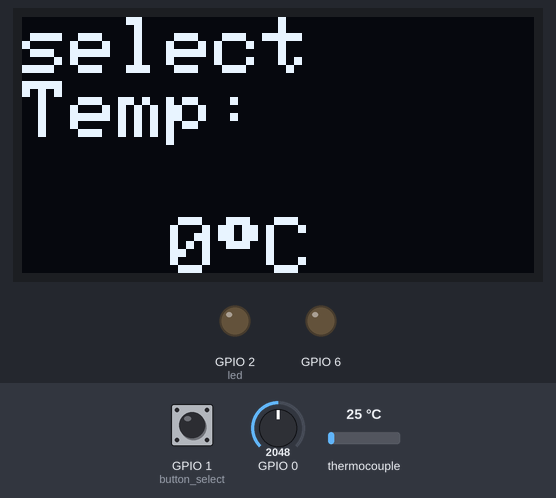
Bench run of a sketch on a simulated ESP32-S3. Parts: 128×64 one-colour display, output pins drawn as LEDs (lit = HIGH). The inputs (shaded band) are chosen by the test bench; at power-on: GPIO 1 (button_select) HIGH, GPIO 0 = 2048, thermocouple 25 °C.

Above: at 2.0 s.
2.1 s: GPIO 1 (button_select) pulled LOW for 0.15 s
At 3.5 s:
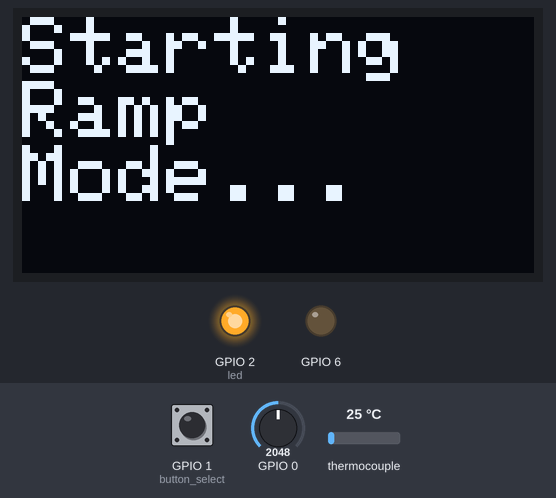
At 4.7 s:
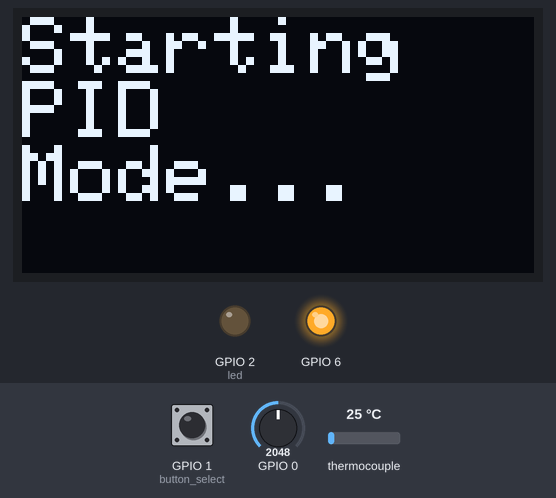
Timing chart, 0 to 28.1 s (numbered marks = the images above; inputs shaded):
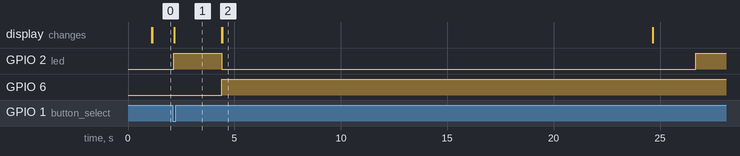

Measured:
- after the input at 2.1 s, GPIO 2 (led): LOW → HIGH after 0.05 s, → LOW 2.3 s later, → HIGH 22.3 s later; GPIO 6: LOW → HIGH after 2.3 s; the display: changes after 0.08 s (image 1)

The sketch:

PID_Aram_Rev1.ino
```cpp
// Librarys
#include <Arduino.h>
#include <FunctionalInterrupt.h>
#include <Wire.h>
#include <Adafruit_GFX.h>
#include <Adafruit_SSD1306.h>
#include "max6675.h"

// Global constants
#define mean_times      2000                  // Number of values used to calculate the mean
#define time_pressed    1000                  // Time to keed button press to cancel
#define pot_read        0                     // Analog pin for the potentiometer
#define led             2                     // Led pin
#define button_select   1                     // Selection button pin
#define deb_delay       50                    // Debounce time (ms)
#define thermo_SO       5                     // MAX6675 SO pin
#define thermo_CS       3                     // MAX6675 CS pin
#define thermo_SCK      4                     // MAX6675 SCK pin
#define resistor        6                     // Resistor relay pin
#define pwm_res         8                     // PWM resolution (bits) 2^8 = 256
#define pwm_freq        30                    // PWM frequency (Hz)
#define pwm_channel     0                     // PWM channel
#define refresh_rate    200                   // Program refresh rate (ms)
#define kp              2.5                   // Proporcional error constant
#define ki              0.06                  // Integration error constant
#define kd              0.8                   // Differentiation error constant
#define tau             0.02                  // Low pass filter constant
#define pid_i_lim_max   5                     // Maximum limit of the integrator
#define pid_i_lim_min   -5                    // Minimum limit of the integrator
#define pid_lim_max     18                    // Maximum limit of PID calculation
#define pid_lim_min     0                     // Minimum limit of PID calculation
#define SCREEN_WIDTH    128                   // OLED display width, in pixels
#define SCREEN_HEIGHT   64                    // OLED display height, in pixels
#define OLED_RESET      0                     // Reset pin # (or -1 if sharing Arduino reset pin)
#define SCREEN_ADDRESS  0x3C                  //< See datasheet for Address; 0x3D for 128x64, 0x3C for 128x32

// Global variables
float temp_select_cal = 0;                    // Temperature (Celsius) for calculations selected by user
float temp_cal = 0;                           // Temperature (Celsius) for calculations provided by sensor
float last_temp_cal = 0;                      // Last Temperature (Celsius) provided by sensor
float pid_error = 0;                          // PID error
float last_pid_error = 0;                     // Last PID error
float pid_p = 0;                              // Proporcional error
float pid_i = 0;                              // Integration error
float pid_d = 0;                              // Differentiation error
float pid_out = 0;                            // Sum of PID error parts
int temp_select_display = 0;                  // Temperature (Celsius) for display selected by user
int temp_display = 0;                         // Temperature (Celsius) for display provided by sensor
int select_mode = 0;                          // Mode selection
int led_count = 0;                            // Led counter blink
bool led_state = LOW;                         // Led state
volatile bool button_select_state = HIGH;     // selection button state
volatile unsigned long count_time = 0;        // Inicial time counter
volatile unsigned long count_time_delta = 0;  // Delta time counter

// Functions declaration
float set_temp(int analog_port);
bool button_select_press(int button, bool button_state);
void temp_select_mode(void);
void ramp_mode(void);
void pid_mode(void);
void ARDUINO_ISR_ATTR debounce_select();

// External devices initialization
MAX6675 thermocouple(thermo_SCK, thermo_CS, thermo_SO);
Adafruit_SSD1306 display(SCREEN_WIDTH, SCREEN_HEIGHT, &Wire, OLED_RESET);

// Setup routine
void setup() {

  // Initialize serial communication at 115200 bits per second
  //Serial.begin(115200);

  // initialize oled display
  display.begin(SSD1306_SWITCHCAPVCC, SCREEN_ADDRESS);
  delay(100);
  display.clearDisplay();
  display.setTextSize(2);
  display.setTextColor(WHITE,BLACK);
  display.display();
  delay(100);

  // Start interruption on button_select
  attachInterrupt(button_select, debounce_select, FALLING);

  // Set pin, frequency, bit resolution and channel for the PWM
  ledcAttachChannel(resistor, pwm_freq, pwm_res, pwm_channel);

  // Initialize led as an OUTPUT and LOW
  pinMode(led, OUTPUT);
  digitalWrite(led, led_state);

  //  Initialize selection button as an input and enable the internal pull-up resistor
  pinMode(button_select, INPUT_PULLUP);

  // Wait for all devices stabilize
  delay(refresh_rate * 3);

} // End of setup routine

// Loop routine
void loop(){

  switch (select_mode){

    case 0:

      temp_select_mode();
      break;

    case 1:

      ramp_mode();
      break;

    case 3:

      pid_mode();
      break;

  }

} // End of loop routine

// Interruption select button routine
void ARDUINO_ISR_ATTR debounce_select(){

  count_time = millis();

  while(count_time_delta < deb_delay){

    count_time_delta = millis();
    count_time_delta -= count_time;

  }

  button_select_state = digitalRead(button_select);

} // End interruption

// #1 - Temperature selection
float set_temp(int analog_port){

  float temp;
  int i;

  while(i <= mean_times){

    // Read the input on analog pin A0:
    int sensorValue = analogRead(analog_port);
    // Convert the analog reading (which goes from 0 - 4095) to a voltage (0 - 3.3V):
    float voltage = sensorValue * (3.3 / 4095);
    // Map the voltage across the temperature range using the following formula:
    // output = (input_value - input_min) * (output_max - output_min) / (input_max - input_min) + output_min
    float value_c = (voltage - 0) * (0 - 100) / (3.3 - 0) + 100;
    // Sum for mean calculation
    temp = temp + value_c;

    i++;

  }
  // Return the mean calculation
  return temp / mean_times;

} // End of function #1

// #2 - Check selection button state
bool button_select_press(int button, bool button_state){

  count_time = 0;
  count_time_delta = 0;

  if(button_state == LOW){

    button_state = LOW;

    count_time = millis();

    while(button_state == LOW){

      button_state = digitalRead(button);
      count_time_delta = millis();
      count_time_delta -= count_time;

    }

    count_time = 0;

    button_state = digitalRead(button);

  }

  return button_state;

} // End of function #2

// #3 - Temperature selection mode
void temp_select_mode(void){

  count_time_delta = 0;

  // Read the state of the selection button with debounce
  button_select_state = button_select_press(button_select, button_select_state);

  // Set temperature from the potentiometer + correction
  temp_select_cal = set_temp(pot_read) + 0.6;

  // Temperature limits
  if (temp_select_cal > 100){

      temp_select_cal = 100;

  }
  else if (temp_select_cal <= 0.61){

    temp_select_cal -= 0.6;

  }

  temp_select_display = round(temp_select_cal);

  //Clear dislpay and print text
  display.clearDisplay();
  display.setCursor(0,0);
  display.println("select");
  display.println("Temp:");
  display.setCursor(37,50);
  display.print(temp_select_display);
  display.print((char)247);
  display.print("C");

  // Display the image
  display.display();

  // Check if selection button has been pressed and switch to PID mode
  if(!button_select_state){

    // Turn on led and resistor
    digitalWrite(led, !led_state);
    ledcWrite(resistor, 0);
    led_count = 0;

    // Change mode and force button to HIGH to prevent error
    select_mode = 1;
    button_select_state = HIGH;
    count_time_delta = 0;

    //Clear dislpay and print text
    display.clearDisplay();
    display.setCursor(0,0);
    display.println("Starting");
    display.println("Ramp");
    display.println("Mode...");

    // Display the image
    display.display();

    delay(refresh_rate * 10);

  }

} // End of function #3

// #4 - Ramp up mode
void ramp_mode(void){

  count_time_delta = 0;

  // Read the state of the selection button with debounce
  button_select_state = button_select_press(button_select, button_select_state);

  delay(refresh_rate);

  // Start interruption on button_select
  //attachInterrupt(button_select, isr, FALLING);

  // Get temperature from sensor
  temp_cal = thermocouple.readCelsius();
  temp_display = round(temp_cal);

  //Clear dislpay and print text
  display.clearDisplay();
  display.setCursor(0,0);
  display.println("Ramp Mode");
  display.print("S: ");
  display.print(temp_select_display);
  display.print((char)247);
  display.println("C");
  display.println();
  display.print("C: ");
  display.print(temp_display);
  display.print((char)247);
  display.print("C");

  // Display the image
  display.display();

  // Check if the target temperature has been reached and switch to PID mode.
  if(temp_cal > (temp_select_cal - 4)){

    // Turn off led and resistor
    digitalWrite(led, led_state);
    ledcWrite(resistor, 255);
    led_count = 0;

    // Change mode and force button to HIGH to prevent error
    select_mode = 3;
    button_select_state = HIGH;
    count_time_delta = 0;

    //Clear dislpay and print text
    display.clearDisplay();
    display.setCursor(0,0);
    display.println("Starting");
    display.println("PID");
    display.print("Mode...");

    // Display the image
    display.display();

    delay(refresh_rate * 100);

  }

  // Cancel ramp up mode and back to temperature selection mode
  if(count_time_delta >= (time_pressed - deb_delay)){

    // Turn off led and resistor
    digitalWrite(led, led_state);
    ledcWrite(resistor, 255);

    // Change mode and force button to HIGH to prevent error
    select_mode = 0;
    button_select_state = HIGH;
    count_time_delta = 0;

    //Clear dislpay and print text
    display.clearDisplay();
    display.setCursor(0,0);
    display.println("Canceling");
    display.println("Ramp");
    display.print("Mode...");

    // Display the image
    display.display();

    delay(refresh_rate * 10);

    //Clear dislpay and print text
    display.clearDisplay();
    display.setCursor(0,0);
    display.println("Starting");
    display.println("selection");
    display.print("Mode...");

    // Display the image
    display.display();

    delay(refresh_rate * 10);

  }

} // End of function #4

// #5 - PID mode
void pid_mode(void){

  count_time_delta = 0;

  // Read the state of the selection button with debounce
  button_select_state = button_select_press(button_select, button_select_state);

  led_count++;

  delay(refresh_rate);

  // Get temperature from sensor
  temp_cal = thermocouple.readCelsius();
  temp_display = round(temp_cal);

  // Current PID error
  pid_error = temp_select_cal - temp_cal;

  // Proporcional error calculation
  pid_p = kp * pid_error;

  // Integration error calculation
  pid_i = pid_i + 0.5 * ki * refresh_rate * (pid_error + last_pid_error);

  // Anti-wind-up via integrator clamping
  if (pid_i > pid_i_lim_max){

      pid_i = pid_i_lim_max;

  }
  else if (pid_i < pid_i_lim_min){

    pid_i = pid_i_lim_min;

  }

  // Differentiation error calculation (band-limited differentiator)
  pid_d = - (2  * kd * (temp_cal - last_temp_cal)	+ (2 * tau - refresh_rate) * pid_d) / (2 * tau + refresh_rate);

  // PID output calculation and mapping to PWM limits
  pid_out = pid_p + pid_i + pid_d;
  pid_out = (pid_out - pid_lim_min) * (0 - 255) / (pid_lim_max - pid_lim_min) + 255;
  pid_out = round(pid_out);

  // Apply PID output limits
  if (pid_out > 255){

    pid_out = 255;

  }
  else if (pid_out < 0){

    pid_out = 0;

  }

  // Store error and measurement for later use
  last_pid_error = pid_error;
  last_temp_cal = temp_cal;

  // Set PWM for the resistor relay
  ledcWrite(resistor, pid_out);

  //Clear dislpay and print text
  display.clearDisplay();
  display.setCursor(0,0);
  display.println("PID Mode");
  display.print("S: ");
  display.print(temp_select_display);
  display.print((char)247);
  display.println("C");
  display.println();
  display.print("C: ");
  display.print(temp_display);
  display.print((char)247);
  display.print("C");

  // Display the image
  display.display();


  // Led blick routine
  if(led_count < 10){

    digitalWrite(led, led_state);

  }
  else if(led_count < 20 && led_count >= 10){

    digitalWrite(led, !led_state);

  }
  else{

    digitalWrite(led, led_state);
    led_count = 0;

  }

  // Cancel PID mode and back to temperature selection mode
  if(count_time_delta >= (time_pressed - deb_delay)){

    // Turn off led and resistor
    digitalWrite(led, led_state);
    ledcWrite(resistor, 255);
    led_count = 0;

    // Change mode and force button to HIGH to prevent error
    select_mode = 0;
    button_select_state = HIGH;
    count_time_delta = 0;

    //Clear dislpay and print text
    display.clearDisplay();
    display.setCursor(0,0);
    display.println("Canceling");
    display.println("PID");
    display.print("Mode...");

    // Display the image
    display.display();

    delay(refresh_rate * 10);

    //Clear dislpay and print text
    display.clearDisplay();
    display.setCursor(0,0);
    display.println("Starting");
    display.println("selection");
    display.print("Mode...");

    // Display the image
    display.display();

    delay(refresh_rate * 10);

  }

} // End of function #5
```
